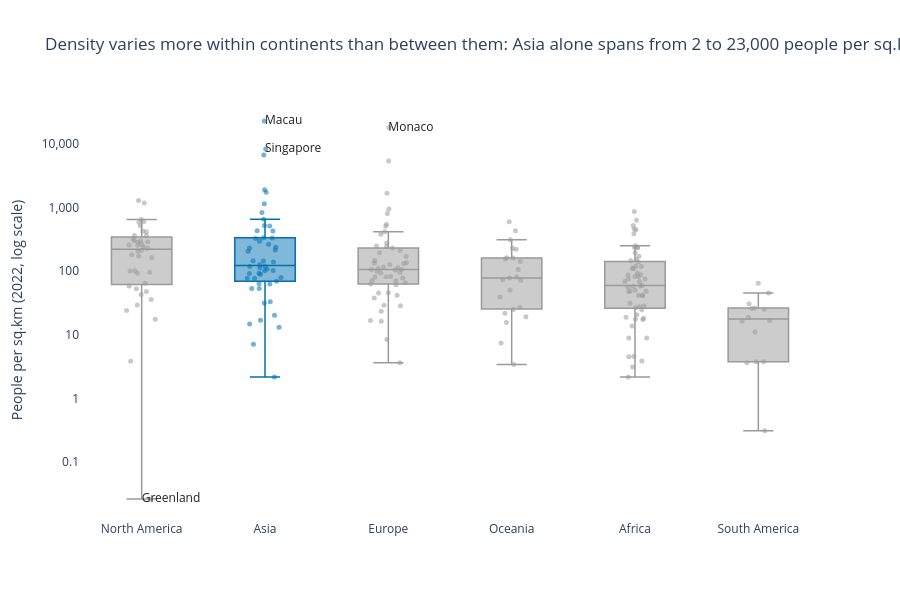

The notebook cell this image was saved under:
### Markdown cell above
**Chart choice & justification:** *Which chart did you choose, and why? Justify design choices.

A box plot per continent because the question asks for the spread of density within and across continents not just the average. Boxes show the median and quartiles and overlaying each country as a point shows the full distribution and the extreme outliers. A log scale is necessary because density ranges from 0.03 to over 23,000 people per sq.km on a linear axis nearly every box would be squashed flat. Continents are sorted by median density so the ranking is easy to read. Asia is highlighted in blue because it has the widest spread, and the other continents are grey. The most extreme countries are labelled directly and the legend and gridlines are removed.

### Code cell
# Q4
d = df.copy()
order = d.groupby('Continent')['Density'].median().sort_values(ascending=False).index.tolist()
d['Group'] = np.where(d['Continent'] == 'Asia', 'Asia', 'Other')

ACCENT, GREY = '#0072B2', '#9A9A9A'

fig = px.box(
    d, x='Continent', y='Density', color='Group', points='all',
    hover_name='Country', category_orders={'Continent': order},
    color_discrete_map={'Asia': ACCENT, 'Other': GREY},
    log_y=True, template='plotly_white',
    title='Density varies more within continents than between them: '
          'Asia alone spans from 2 to 23,000 people per sq.km',
)
fig.update_traces(
    boxpoints='all', pointpos=0, jitter=0.6, marker=dict(size=5, opacity=0.55),
    line=dict(width=1.5), whiskerwidth=0.5,
)
fig.update_layout(boxmode='overlay')       

# Direct labels for the most extreme countries
ext = d[d['Country'].isin(['Macau', 'Monaco', 'Singapore', 'Greenland'])]
fig.add_trace(go.Scatter(
    x=ext['Continent'], y=ext['Density'], mode='text', text=ext['Country'],
    textposition='middle right', textfont=dict(size=12, color='#222'),
    showlegend=False, hoverinfo='skip',
))

fig.update_layout(
    showlegend=False, height=600,
    xaxis_title=None, yaxis_title='People per sq.km (2022, log scale)',
)
fig.update_xaxes(showgrid=False)
fig.update_yaxes(showgrid=False, tickvals=[0.01, 0.1, 1, 10, 100, 1000, 10000],
                 ticktext=['0.01', '0.1', '1', '10', '100', '1,000', '10,000'])
fig.show()

### Figure 1 — Plotly figure (JSON) as saved in the notebook; plotly's stock layout.template omitted (floating-point values rounded to 4 significant figures; data arrays with more than 128 entries replaced by an {"elided": "..."} marker saying what was removed)
{"data": [{"alignmentgroup": "True", "boxpoints": "all", "hovertemplate": "<b>%{hovertext}</b><br><br>Group=Asia<br>Continent=%{x}<br>Density=%{y}<extra></extra>", "hovertext": ["Afghanistan", "Armenia", "Azerbaijan", "Bahrain", "Bangladesh", "Bhutan", "Brunei", "Cambodia", "China", "Georgia", "Hong Kong", "India", "Indonesia", "Iran", "Iraq", "Israel", "Japan", "Jordan", "Kazakhstan", "Kuwait", "Kyrgyzstan", "Laos", "Lebanon", "Macau", "Malaysia", "Maldives", "Mongolia", "Myanmar", "Nepal", "North Korea", "Oman", "Pakistan", "Palestine", "Philippines", "Qatar", "Saudi Arabia", "Singapore", "South Korea", "Sri Lanka", "Syria", "Taiwan", "Tajikistan", "Thailand", "Timor-Leste", "Turkey", "Turkmenistan", "United Arab Emirates", "Uzbekistan", "Vietnam", "Yemen"], "jitter": 0.6, "legendgroup": "Asia", "line": {"width": 1.5}, "marker": {"color": "#0072B2", "opacity": 0.55, "size": 5}, "name": "Asia", "notched": false, "offsetgroup": "Asia", "orientation": "v", "pointpos": 0, "showlegend": true, "type": "box", "whiskerwidth": 0.5, "x": ["Asia", "Asia", "Asia", "Asia", "Asia", "Asia", "Asia", "Asia", "Asia", "Asia", "Asia", "Asia", "Asia", "Asia", "Asia", "Asia", "Asia", "Asia", "Asia", "Asia", "Asia", "Asia", "Asia", "Asia", "Asia", "Asia", "Asia", "Asia", "Asia", "Asia", "Asia", "Asia", "Asia", "Asia", "Asia", "Asia", "Asia", "Asia", "Asia", "Asia", "Asia", "Asia", "Asia", "Asia", "Asia", "Asia", "Asia", "Asia", "Asia", "Asia"], "x0": " ", "xaxis": "x", "y": [63.06, 93.48, 119.6, 1924.0, 1160.0, 20.38, 77.88, 92.62, 146.9, 53.72, 6783.0, 431.1, 144.7, 53.73, 101.5, 435.2, 328.0, 126.3, 7.119, 239.6, 33.16, 31.8, 525.2, 23170.0, 102.6, 1746.0, 2.173, 80.08, 207.6, 216.3, 14.79, 267.4, 844.1, 337.5, 232.6, 16.94, 8416.0, 517.1, 332.8, 119.5, 660.2, 69.55, 139.7, 90.18, 108.9, 13.18, 112.9, 77.4, 296.4, 63.82], "y0": " ", "yaxis": "y"}, {"alignmentgroup": "True", "boxpoints": "all", "hovertemplate": "<b>%{hovertext}</b><br><br>Group=Other<br>Continent=%{x}<br>Density=%{y}<extra></extra>", "hovertext": {"elided": "184 str values"}, "jitter": 0.6, "legendgroup": "Other", "line": {"width": 1.5}, "marker": {"color": "#9A9A9A", "opacity": 0.55, "size": 5}, "name": "Other", "notched": false, "offsetgroup": "Other", "orientation": "v", "pointpos": 0, "showlegend": true, "type": "box", "whiskerwidth": 0.5, "x": {"elided": "184 str values"}, "x0": " ", "xaxis": "x", "y": {"elided": "184 float values"}, "y0": " ", "yaxis": "y"}, {"hoverinfo": "skip", "mode": "text", "showlegend": false, "text": ["Greenland", "Macau", "Monaco", "Singapore"], "textfont": {"color": "#222", "size": 12}, "textposition": "middle right", "type": "scatter", "x": ["North America", "Asia", "Europe", "Asia"], "y": [0.0261, 23170.0, 18230.0, 8416.0]}], "layout": {"boxmode": "overlay", "height": 600, "legend": {"title": {"text": "Group"}, "tracegroupgap": 0}, "showlegend": false, "title": {"text": "Density varies more within continents than between them: Asia alone spans from 2 to 23,000 people per sq.km"}, "xaxis": {"anchor": "y", "categoryarray": ["North America", "Asia", "Europe", "Oceania", "Africa", "South America"], "categoryorder": "array", "domain": [0, 1], "showgrid": false, "title": {}}, "yaxis": {"anchor": "x", "domain": [0, 1], "showgrid": false, "ticktext": ["0.01", "0.1", "1", "10", "100", "1,000", "10,000"], "tickvals": [0.01, 0.1, 1, 10, 100, 1000, 10000], "title": {"text": "People per sq.km (2022, log scale)"}, "type": "log"}}}
